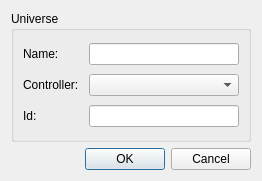
<?xml version="1.0" encoding="UTF-8"?>
<ui version="4.0">
 <class>DlgUniverse</class>
 <widget class="QDialog" name="DlgUniverse">
  <property name="geometry">
   <rect>
    <x>0</x>
    <y>0</y>
    <width>260</width>
    <height>181</height>
   </rect>
  </property>
  <property name="windowTitle">
   <string>Dialog</string>
  </property>
  <layout class="QVBoxLayout" name="verticalLayout">
   <item>
    <widget class="QGroupBox" name="groupBox">
     <property name="title">
      <string>Universe</string>
     </property>
     <layout class="QVBoxLayout" name="verticalLayout_2">
      <item>
       <layout class="QHBoxLayout" name="horizontalLayout">
        <item>
         <widget class="QLabel" name="label">
          <property name="minimumSize">
           <size>
            <width>60</width>
            <height>0</height>
           </size>
          </property>
          <property name="maximumSize">
           <size>
            <width>60</width>
            <height>16777215</height>
           </size>
          </property>
          <property name="text">
           <string>Name:</string>
          </property>
         </widget>
        </item>
        <item>
         <widget class="QLineEdit" name="m_pUniverseName">
          <property name="minimumSize">
           <size>
            <width>150</width>
            <height>0</height>
           </size>
          </property>
         </widget>
        </item>
       </layout>
      </item>
      <item>
       <layout class="QHBoxLayout" name="horizontalLayout_2">
        <item>
         <widget class="QLabel" name="label_2">
          <property name="minimumSize">
           <size>
            <width>60</width>
            <height>0</height>
           </size>
          </property>
          <property name="maximumSize">
           <size>
            <width>60</width>
            <height>16777215</height>
           </size>
          </property>
          <property name="text">
           <string>Controller:</string>
          </property>
         </widget>
        </item>
        <item>
         <widget class="QComboBox" name="m_pUniverseController">
          <property name="minimumSize">
           <size>
            <width>150</width>
            <height>0</height>
           </size>
          </property>
         </widget>
        </item>
       </layout>
      </item>
      <item>
       <layout class="QHBoxLayout" name="horizontalLayout_3">
        <item>
         <widget class="QLabel" name="label_3">
          <property name="minimumSize">
           <size>
            <width>60</width>
            <height>0</height>
           </size>
          </property>
          <property name="maximumSize">
           <size>
            <width>60</width>
            <height>16777215</height>
           </size>
          </property>
          <property name="text">
           <string>Id:</string>
          </property>
         </widget>
        </item>
        <item>
         <widget class="QLineEdit" name="m_pUniverseId">
          <property name="minimumSize">
           <size>
            <width>150</width>
            <height>0</height>
           </size>
          </property>
         </widget>
        </item>
       </layout>
      </item>
     </layout>
    </widget>
   </item>
   <item>
    <widget class="QDialogButtonBox" name="buttonBox">
     <property name="orientation">
      <enum>Qt::Orientation::Horizontal</enum>
     </property>
     <property name="standardButtons">
      <set>QDialogButtonBox::StandardButton::Cancel|QDialogButtonBox::StandardButton::Ok</set>
     </property>
    </widget>
   </item>
  </layout>
 </widget>
 <resources/>
 <connections>
  <connection>
   <sender>buttonBox</sender>
   <signal>accepted()</signal>
   <receiver>DlgUniverse</receiver>
   <slot>accept()</slot>
   <hints>
    <hint type="sourcelabel">
     <x>248</x>
     <y>254</y>
    </hint>
    <hint type="destinationlabel">
     <x>157</x>
     <y>274</y>
    </hint>
   </hints>
  </connection>
  <connection>
   <sender>buttonBox</sender>
   <signal>rejected()</signal>
   <receiver>DlgUniverse</receiver>
   <slot>reject()</slot>
   <hints>
    <hint type="sourcelabel">
     <x>316</x>
     <y>260</y>
    </hint>
    <hint type="destinationlabel">
     <x>286</x>
     <y>274</y>
    </hint>
   </hints>
  </connection>
 </connections>
</ui>
